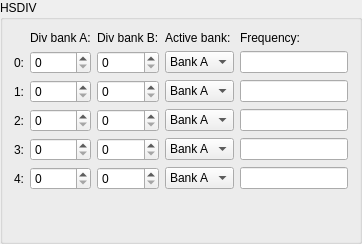
        <widget class="QGroupBox" name="groupBox_4">
         <property name="title">
          <string>HSDIV</string>
         </property>
         <layout class="QVBoxLayout" name="verticalLayout_7">
          <item>
           <layout class="QGridLayout" name="gridLayout_3">
            <item row="3" column="2">
             <widget class="QSpinBox" name="HSDIV2B_DIV">
              <property name="maximum">
               <number>255</number>
              </property>
             </widget>
            </item>
            <item row="2" column="0">
             <widget class="QLabel" name="label_28">
              <property name="text">
               <string>1:</string>
              </property>
             </widget>
            </item>
            <item row="0" column="1">
             <widget class="QLabel" name="label_29">
              <property name="text">
               <string>Div bank A:</string>
              </property>
             </widget>
            </item>
            <item row="3" column="3">
             <widget class="QComboBox" name="HSDIV2_DIV_SEL">
              <item>
               <property name="text">
                <string>Bank A</string>
               </property>
              </item>
              <item>
               <property name="text">
                <string>Bank B</string>
               </property>
              </item>
             </widget>
            </item>
            <item row="1" column="1">
             <widget class="QSpinBox" name="HSDIV0A_DIV">
              <property name="maximum">
               <number>255</number>
              </property>
             </widget>
            </item>
            <item row="3" column="1">
             <widget class="QSpinBox" name="HSDIV2A_DIV">
              <property name="maximum">
               <number>255</number>
              </property>
             </widget>
            </item>
            <item row="4" column="3">
             <widget class="QComboBox" name="HSDIV3_DIV_SEL">
              <item>
               <property name="text">
                <string>Bank A</string>
               </property>
              </item>
              <item>
               <property name="text">
                <string>Bank B</string>
               </property>
              </item>
             </widget>
            </item>
            <item row="5" column="0">
             <widget class="QLabel" name="label_25">
              <property name="text">
               <string>4:</string>
              </property>
             </widget>
            </item>
            <item row="0" column="2">
             <widget class="QLabel" name="label_30">
              <property name="text">
               <string>Div bank B:</string>
              </property>
             </widget>
            </item>
            <item row="5" column="1">
             <widget class="QSpinBox" name="HSDIV4A_DIV">
              <property name="maximum">
               <number>255</number>
              </property>
             </widget>
            </item>
            <item row="0" column="3">
             <widget class="QLabel" name="label_31">
              <property name="text">
               <string>Active bank:</string>
              </property>
             </widget>
            </item>
            <item row="2" column="1">
             <widget class="QSpinBox" name="HSDIV1A_DIV">
              <property name="maximum">
               <number>255</number>
              </property>
             </widget>
            </item>
            <item row="3" column="0">
             <widget class="QLabel" name="label_26">
              <property name="text">
               <string>2:</string>
              </property>
             </widget>
            </item>
            <item row="1" column="2">
             <widget class="QSpinBox" name="HSDIV0B_DIV">
              <property name="maximum">
               <number>255</number>
              </property>
             </widget>
            </item>
            <item row="2" column="2">
             <widget class="QSpinBox" name="HSDIV1B_DIV">
              <property name="maximum">
               <number>255</number>
              </property>
             </widget>
            </item>
            <item row="5" column="2">
             <widget class="QSpinBox" name="HSDIV4B_DIV">
              <property name="maximum">
               <number>255</number>
              </property>
             </widget>
            </item>
            <item row="4" column="2">
             <widget class="QSpinBox" name="HSDIV3B_DIV">
              <property name="maximum">
               <number>255</number>
              </property>
             </widget>
            </item>
            <item row="1" column="3">
             <widget class="QComboBox" name="HSDIV0_DIV_SEL">
              <item>
               <property name="text">
                <string>Bank A</string>
               </property>
              </item>
              <item>
               <property name="text">
                <string>Bank B</string>
               </property>
              </item>
             </widget>
            </item>
            <item row="1" column="0">
             <widget class="QLabel" name="label_27">
              <property name="text">
               <string>0:</string>
              </property>
             </widget>
            </item>
            <item row="2" column="3">
             <widget class="QComboBox" name="HSDIV1_DIV_SEL">
              <item>
               <property name="text">
                <string>Bank A</string>
               </property>
              </item>
              <item>
               <property name="text">
                <string>Bank B</string>
               </property>
              </item>
             </widget>
            </item>
            <item row="4" column="1">
             <widget class="QSpinBox" name="HSDIV3A_DIV">
              <property name="maximum">
               <number>255</number>
              </property>
             </widget>
            </item>
            <item row="4" column="0">
             <widget class="QLabel" name="label_24">
              <property name="text">
               <string>3:</string>
              </property>
             </widget>
            </item>
            <item row="5" column="3">
             <widget class="QComboBox" name="HSDIV4_DIV_SEL">
              <item>
               <property name="text">
                <string>Bank A</string>
               </property>
              </item>
              <item>
               <property name="text">
                <string>Bank B</string>
               </property>
              </item>
             </widget>
            </item>
            <item row="0" column="4">
             <widget class="QLabel" name="label_52">
              <property name="text">
               <string>Frequency:</string>
              </property>
             </widget>
            </item>
            <item row="1" column="4">
             <widget class="SIUnitEdit" name="freqHSDIV0">
              <property name="readOnly">
               <bool>true</bool>
              </property>
             </widget>
            </item>
            <item row="2" column="4">
             <widget class="SIUnitEdit" name="freqHSDIV1">
              <property name="readOnly">
               <bool>true</bool>
              </property>
             </widget>
            </item>
            <item row="3" column="4">
             <widget class="SIUnitEdit" name="freqHSDIV2">
              <property name="readOnly">
               <bool>true</bool>
              </property>
             </widget>
            </item>
            <item row="4" column="4">
             <widget class="SIUnitEdit" name="freqHSDIV3">
              <property name="readOnly">
               <bool>true</bool>
              </property>
             </widget>
            </item>
            <item row="5" column="4">
             <widget class="SIUnitEdit" name="freqHSDIV4">
              <property name="readOnly">
               <bool>true</bool>
              </property>
             </widget>
            </item>
           </layout>
          </item>
          <item>
           <spacer name="verticalSpacer">
            <property name="orientation">
             <enum>Qt::Vertical</enum>
            </property>
            <property name="sizeHint" stdset="0">
             <size>
              <width>20</width>
              <height>40</height>
             </size>
            </property>
           </spacer>
          </item>
         </layout>
        </widget>
